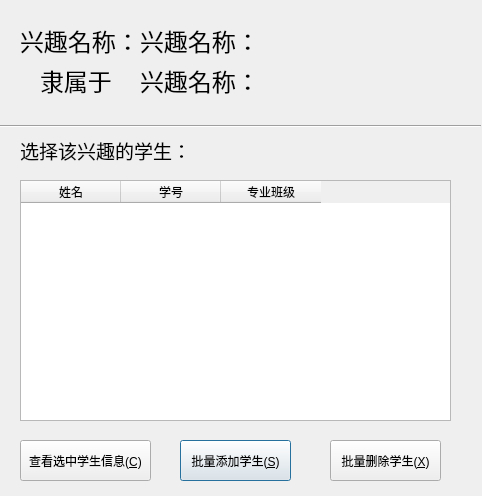
<?xml version="1.0" encoding="UTF-8"?>
<ui version="4.0">
 <class>inteDetailDialog</class>
 <widget class="QDialog" name="inteDetailDialog">
  <property name="geometry">
   <rect>
    <x>0</x>
    <y>0</y>
    <width>482</width>
    <height>496</height>
   </rect>
  </property>
  <property name="windowTitle">
   <string>Dialog</string>
  </property>
  <widget class="QLabel" name="label">
   <property name="geometry">
    <rect>
     <x>20</x>
     <y>20</y>
     <width>111</width>
     <height>41</height>
    </rect>
   </property>
   <property name="font">
    <font>
     <family>Adobe 宋体 Std L</family>
     <pointsize>18</pointsize>
    </font>
   </property>
   <property name="text">
    <string>兴趣名称：</string>
   </property>
  </widget>
  <widget class="QLabel" name="label_2">
   <property name="geometry">
    <rect>
     <x>40</x>
     <y>60</y>
     <width>81</width>
     <height>41</height>
    </rect>
   </property>
   <property name="font">
    <font>
     <family>Adobe 宋体 Std L</family>
     <pointsize>18</pointsize>
    </font>
   </property>
   <property name="text">
    <string>隶属于：</string>
   </property>
  </widget>
  <widget class="QLabel" name="inteNameLabel">
   <property name="geometry">
    <rect>
     <x>140</x>
     <y>20</y>
     <width>161</width>
     <height>41</height>
    </rect>
   </property>
   <property name="font">
    <font>
     <family>Adobe 宋体 Std L</family>
     <pointsize>18</pointsize>
    </font>
   </property>
   <property name="text">
    <string>兴趣名称：</string>
   </property>
  </widget>
  <widget class="QLabel" name="inteClassNameLabel">
   <property name="geometry">
    <rect>
     <x>140</x>
     <y>60</y>
     <width>161</width>
     <height>41</height>
    </rect>
   </property>
   <property name="font">
    <font>
     <family>Adobe 宋体 Std L</family>
     <pointsize>18</pointsize>
    </font>
   </property>
   <property name="text">
    <string>兴趣名称：</string>
   </property>
  </widget>
  <widget class="QTableWidget" name="tableWidget">
   <property name="geometry">
    <rect>
     <x>20</x>
     <y>180</y>
     <width>431</width>
     <height>241</height>
    </rect>
   </property>
   <column>
    <property name="text">
     <string>姓名</string>
    </property>
   </column>
   <column>
    <property name="text">
     <string>学号</string>
    </property>
   </column>
   <column>
    <property name="text">
     <string>专业班级</string>
    </property>
   </column>
  </widget>
  <widget class="QLabel" name="label_3">
   <property name="geometry">
    <rect>
     <x>20</x>
     <y>130</y>
     <width>201</width>
     <height>41</height>
    </rect>
   </property>
   <property name="font">
    <font>
     <family>Adobe 宋体 Std L</family>
     <pointsize>14</pointsize>
    </font>
   </property>
   <property name="text">
    <string>选择该兴趣的学生：</string>
   </property>
  </widget>
  <widget class="Line" name="line">
   <property name="geometry">
    <rect>
     <x>0</x>
     <y>116</y>
     <width>481</width>
     <height>20</height>
    </rect>
   </property>
   <property name="orientation">
    <enum>Qt::Horizontal</enum>
   </property>
  </widget>
  <widget class="QPushButton" name="addStuButton">
   <property name="geometry">
    <rect>
     <x>180</x>
     <y>440</y>
     <width>111</width>
     <height>41</height>
    </rect>
   </property>
   <property name="text">
    <string>批量添加学生(&amp;S)</string>
   </property>
  </widget>
  <widget class="QPushButton" name="delStuButton">
   <property name="geometry">
    <rect>
     <x>330</x>
     <y>440</y>
     <width>111</width>
     <height>41</height>
    </rect>
   </property>
   <property name="text">
    <string>批量删除学生(&amp;X)</string>
   </property>
  </widget>
  <widget class="QPushButton" name="stuDetailButton">
   <property name="geometry">
    <rect>
     <x>20</x>
     <y>440</y>
     <width>131</width>
     <height>41</height>
    </rect>
   </property>
   <property name="text">
    <string>查看选中学生信息(&amp;C)</string>
   </property>
  </widget>
 </widget>
 <resources/>
 <connections/>
</ui>
